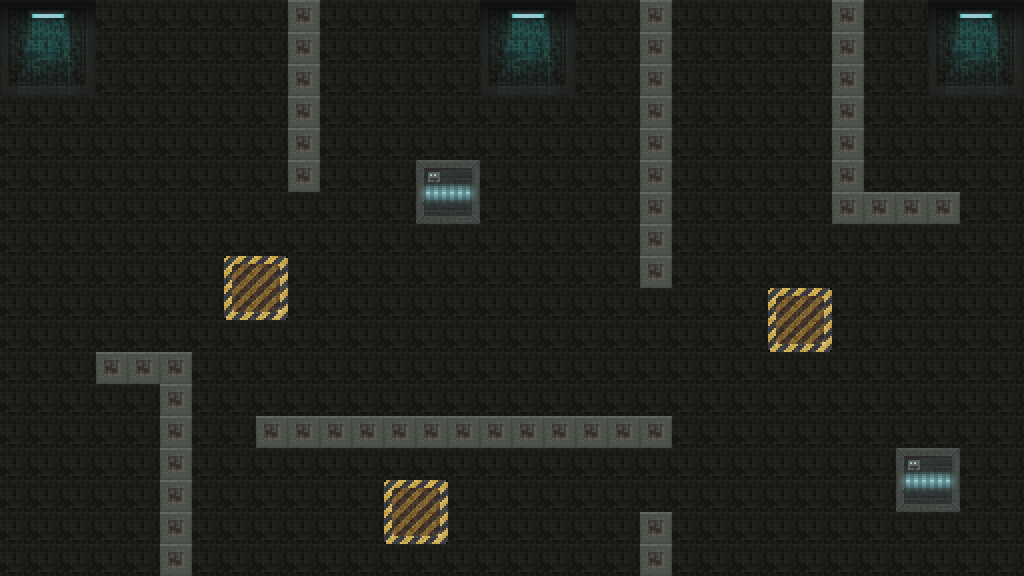

This is a level from a 2D game, rendered from its Tiled map with the project's own tilesets. A one-line summary and the complete map file follow:
An orthogonal 32x18 tile map with 32x32 px tiles, 2 tile layers (Tile Layer 1, Tile Layer 2), 2 tilesets.

<map version="1.0" orientation="orthogonal" renderorder="right-down" width="32" height="18" tilewidth="32" tileheight="32" nextobjectid="1">
 <tileset firstgid="1" name="tileset" tilewidth="32" tileheight="32" tilecount="805" columns="35">
  <image source="scifi_platformTiles_32x32.png" width="1120" height="736" />
 </tileset>
 <tileset firstgid="806" name="object" tilewidth="32" tileheight="32" tilecount="21" columns="7">
  <image source="Sci-fi Obj Set 1.png" width="224" height="96" />
 </tileset>
 <layer name="Tile Layer 1" width="32" height="18">
  <data encoding="csv">
567,568,569,708,708,708,708,708,708,708,708,708,708,708,708,567,568,569,708,708,708,708,708,708,708,708,708,708,708,567,568,569,
602,603,604,708,708,708,708,708,708,708,708,708,708,708,708,602,603,604,708,708,708,708,708,708,708,708,708,708,708,602,603,604,
637,638,639,708,708,708,708,708,708,708,708,708,708,708,708,637,638,639,708,708,708,708,708,708,708,708,708,708,708,637,638,639,
708,708,708,708,708,708,708,708,708,708,708,708,708,708,708,708,708,708,708,708,708,708,708,708,708,708,708,708,708,708,708,708,
708,708,708,708,708,708,708,708,708,708,708,708,708,708,708,708,708,708,708,708,708,708,708,708,708,708,708,708,708,708,708,708,
708,708,708,708,708,708,708,708,708,708,708,708,708,71,72,708,708,708,708,708,708,708,708,708,708,708,708,708,708,708,708,708,
708,708,708,708,708,708,708,708,708,708,708,708,708,106,107,708,708,708,708,708,708,708,708,708,708,708,708,708,708,708,708,708,
708,708,708,708,708,708,708,708,708,708,708,708,708,708,708,708,708,708,708,708,708,708,708,708,708,708,708,708,708,708,708,708,
708,708,708,708,708,708,708,146,147,708,708,708,708,708,708,708,708,708,708,708,708,708,708,708,708,708,708,708,708,708,708,708,
708,708,708,708,708,708,708,181,182,708,708,708,708,708,708,708,708,708,708,708,708,708,708,708,146,147,708,708,708,708,708,708,
708,708,708,708,708,708,708,708,708,708,708,708,708,708,708,708,708,708,708,708,708,708,708,708,181,182,708,708,708,708,708,708,
708,708,708,708,708,708,708,708,708,708,708,708,708,708,708,708,708,708,708,708,708,708,708,708,708,708,708,708,708,708,708,708,
708,708,708,708,708,708,708,708,708,708,708,708,708,708,708,708,708,708,708,708,708,708,708,708,708,708,708,708,708,708,708,708,
708,708,708,708,708,708,708,708,708,708,708,708,708,708,708,708,708,708,708,708,708,708,708,708,708,708,708,708,708,708,708,708,
708,708,708,708,708,708,708,708,708,708,708,708,708,708,708,708,708,708,708,708,708,708,708,708,708,708,708,708,71,72,708,708,
708,708,708,708,708,708,708,708,708,708,708,708,146,147,708,708,708,708,708,708,708,708,708,708,708,708,708,708,106,107,708,708,
708,708,708,708,708,708,708,708,708,708,708,708,181,182,708,708,708,708,708,708,708,708,708,708,708,708,708,708,708,708,708,708,
708,708,708,708,708,708,708,708,708,708,708,708,708,708,708,708,708,708,708,708,708,708,708,708,708,708,708,708,708,708,708,708
</data>
 </layer>
 <layer name="Tile Layer 2" width="32" height="18">
  <data encoding="csv">
0,0,0,0,0,0,0,0,0,65,0,0,0,0,0,0,0,0,0,0,65,0,0,0,0,0,65,0,0,0,0,0,
0,0,0,0,0,0,0,0,0,65,0,0,0,0,0,0,0,0,0,0,65,0,0,0,0,0,65,0,0,0,0,0,
0,0,0,0,0,0,0,0,0,65,0,0,0,0,0,0,0,0,0,0,65,0,0,0,0,0,65,0,0,0,0,0,
0,0,0,0,0,0,0,0,0,65,0,0,0,0,0,0,0,0,0,0,65,0,0,0,0,0,65,0,0,0,0,0,
0,0,0,0,0,0,0,0,0,65,0,0,0,0,0,0,0,0,0,0,65,0,0,0,0,0,65,0,0,0,0,0,
0,0,0,0,0,0,0,0,0,65,0,0,0,0,0,0,0,0,0,0,65,0,0,0,0,0,65,0,0,0,0,0,
0,0,0,0,0,0,0,0,0,0,0,0,0,0,0,0,0,0,0,0,65,0,0,0,0,0,65,65,65,65,0,0,
0,0,0,0,0,0,0,0,0,0,0,0,0,0,0,0,0,0,0,0,65,0,0,0,0,0,0,0,0,0,0,0,
0,0,0,0,0,0,0,0,0,0,0,0,0,0,0,0,0,0,0,0,65,0,0,0,0,0,0,0,0,0,0,0,
0,0,0,0,0,0,0,0,0,0,0,0,0,0,0,0,0,0,0,0,0,0,0,0,0,0,0,0,0,0,0,0,
0,0,0,0,0,0,0,0,0,0,0,0,0,0,0,0,0,0,0,0,0,0,0,0,0,0,0,0,0,0,0,0,
0,0,0,65,65,65,0,0,0,0,0,0,0,0,0,0,0,0,0,0,0,0,0,0,0,0,0,0,0,0,0,0,
0,0,0,0,0,65,0,0,0,0,0,0,0,0,0,0,0,0,0,0,0,0,0,0,0,0,0,0,0,0,0,0,
0,0,0,0,0,65,0,0,65,65,65,65,65,65,65,65,65,65,65,65,65,0,0,0,0,0,0,0,0,0,0,0,
0,0,0,0,0,65,0,0,0,0,0,0,0,0,0,0,0,0,0,0,0,0,0,0,0,0,0,0,0,0,0,0,
0,0,0,0,0,65,0,0,0,0,0,0,0,0,0,0,0,0,0,0,0,0,0,0,0,0,0,0,0,0,0,0,
0,0,0,0,0,65,0,0,0,0,0,0,0,0,0,0,0,0,0,0,65,0,0,0,0,0,0,0,0,0,0,0,
0,0,0,0,0,65,0,0,0,0,0,0,0,0,0,0,0,0,0,0,65,0,0,0,0,0,0,0,0,0,0,0
</data>
 </layer>
</map>
